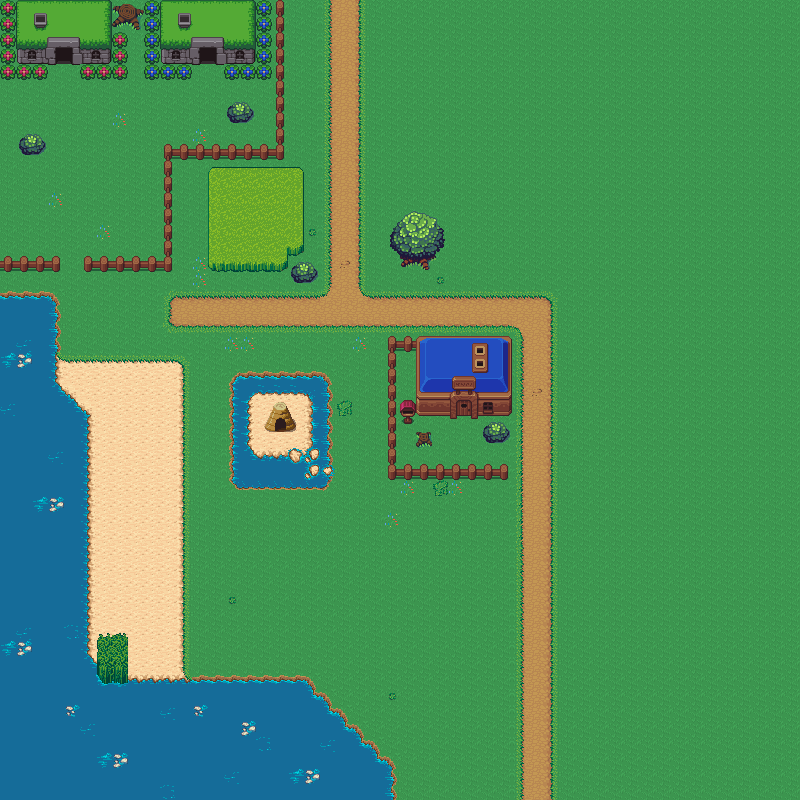

Rendered tile map (Tiled .tmx) drawn with the repository's tilesets; below, a short description and the map source with its tile grids summarised:
An orthogonal 50x50 tile map with 16x16 px tiles, 5 tile layers (collision, water, underground, ground, ...), 3 tilesets and 7 objects (grass_zone_1, portal, player_spawn, old_man, merchant, ...).

<map version="1.10" tiledversion="1.11.2" orientation="orthogonal" renderorder="right-down" width="50" height="50" tilewidth="16" tileheight="16" infinite="0" nextlayerid="11" nextobjectid="9">
 <editorsettings>
  <export target="map1.csv" format="csv" />
 </editorsettings>
 <tileset firstgid="1" source="basic_terrain.tsx" />
 <tileset firstgid="529" source="water.tsx" />
 <tileset firstgid="1444" source="decor.tsx" />
 <layer id="4" name="collision" width="50" height="50">
  <data>[2500 cells, 553 non-empty, 1 distinct tile ids]</data>
 </layer>
 <layer id="2" name="water" width="50" height="50">
  <data>[2500 cells, 374 non-empty, 23 distinct tile ids]</data>
 </layer>
 <layer id="3" name="underground" width="50" height="50">
  <data>[2500 cells, 273 non-empty, 20 distinct tile ids]</data>
 </layer>
 <layer id="1" name="ground" width="50" height="50">
  <data>[2500 cells, 2500 non-empty, 32 distinct tile ids]</data>
 </layer>
 <layer id="5" name="decor" width="50" height="50">
  <data>[2500 cells, 256 non-empty, 115 distinct tile ids]</data>
 </layer>
 <objectgroup id="10" name="encounters">
  <object id="8" name="grass_zone_1" x="211" y="170" width="91" height="99.6667">
   <properties>
    <property name="areaType" value="overworld" />
    <property name="enemies" value="Goblin,Mushroom" />
    <property name="maxGroup" type="int" value="2" />
    <property name="minGroup" type="int" value="1" />
    <property name="rate" type="float" value="0.05" />
    <property name="type" value="encounter_zone" />
    <property name="weights" value="70,30" />
   </properties>
  </object>
 </objectgroup>
 <objectgroup id="7" name="portals">
  <object id="3" name="portal" x="320" y="0.333333" width="47.6667" height="15">
   <properties>
    <property name="targetMap" type="int" value="3" />
    <property name="targetX" type="int" value="38" />
    <property name="targetY" type="int" value="28" />
   </properties>
  </object>
 </objectgroup>
 <objectgroup id="6" name="spawns">
  <object id="1" name="player_spawn" x="455.625" y="441.75">
   <point />
  </object>
 </objectgroup>
 <objectgroup id="8" name="npcs">
  <object id="4" name="old_man" x="106" y="105">
   <properties>
    <property name="dialogue" value="old_man_intro" />
    <property name="direction" value="down" />
    <property name="npcId" value="old_man" />
    <property name="type" value="normal" />
   </properties>
   <point />
  </object>
  <object id="6" name="merchant" x="375.5" y="278.25">
   <properties>
    <property name="dialogue" value="merchant_shop" />
    <property name="direction" value="down" />
    <property name="npcId" value="merchant" />
    <property name="type" value="shop" />
   </properties>
   <point />
  </object>
  <object id="7" name="guard" x="393" y="23">
   <properties>
    <property name="dialogue" value="guard_warning" />
    <property name="direction" value="down" />
    <property name="npcId" value="guard" />
    <property name="type" value="guard" />
   </properties>
   <point />
  </object>
 </objectgroup>
 <objectgroup id="9" name="chests">
  <object id="5" name="chest1" x="459.25" y="280">
   <properties>
    <property name="amount" type="int" value="2" />
    <property name="chestId" value="beach_potion" />
    <property name="item" value="health_potion" />
   </properties>
   <point />
  </object>
 </objectgroup>
</map>
